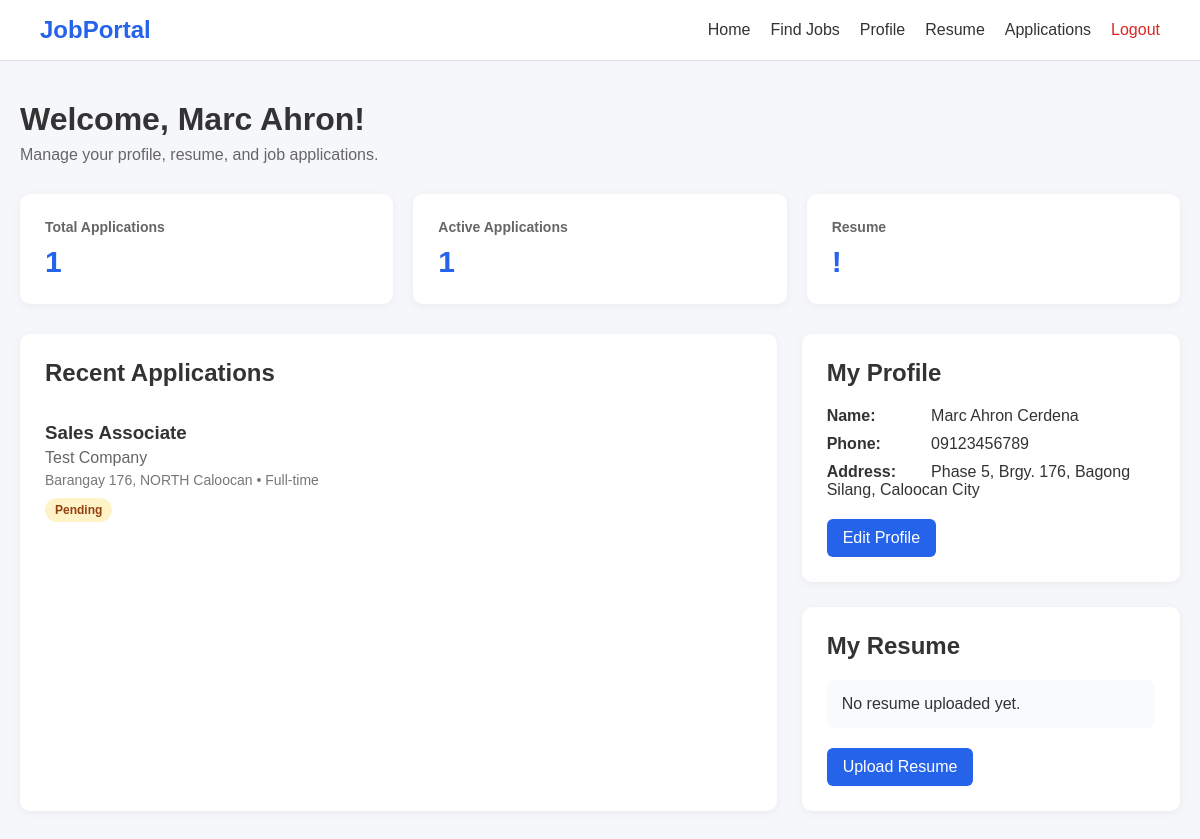
The app's page /c_jobs/applicant/dashboard.php (signed in), older data.
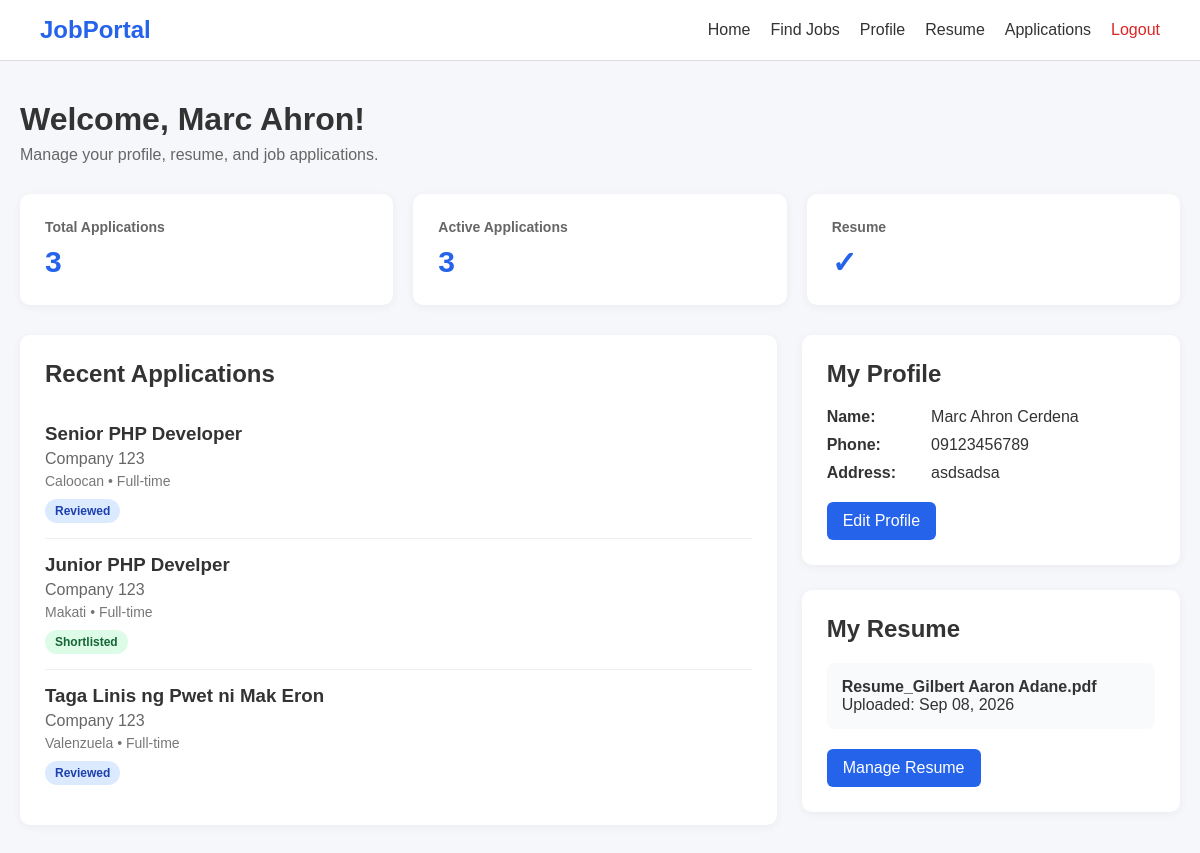
The same page, newer data.
### tables this page shows
CREATE TABLE `applications` (
  `id` int(10) UNSIGNED NOT NULL,
  `job_id` int(10) UNSIGNED NOT NULL,
  `applicant_id` int(10) UNSIGNED NOT NULL,
  `resume_id` int(10) UNSIGNED DEFAULT NULL,
  `cover_letter` text DEFAULT NULL,
  `status` enum('pending','reviewed','shortlisted','rejected','hired') NOT NULL DEFAULT 'pending',
  `applied_at` timestamp NOT NULL DEFAULT current_timestamp(),
  `updated_at` timestamp NOT NULL DEFAULT current_timestamp() ON UPDATE current_timestamp()
);

CREATE TABLE `jobs` (
  `id` int(10) UNSIGNED NOT NULL,
  `employer_id` int(10) UNSIGNED NOT NULL,
  `job_title` varchar(255) NOT NULL,
  `description` text NOT NULL,
  `requirements` text DEFAULT NULL,
  `location` varchar(255) DEFAULT NULL,
  `employment_type` enum('Full-time','Part-time','Contract','Internship','Freelance') NOT NULL DEFAULT 'Full-time',
  `salary_min` decimal(12,2) DEFAULT NULL,
  `salary_max` decimal(12,2) DEFAULT NULL,
  `is_remote` tinyint(1) NOT NULL DEFAULT 0,
  `status` enum('pending','approved','rejected','closed') NOT NULL DEFAULT 'pending',
  `application_deadline` date DEFAULT NULL,
  `created_at` timestamp NOT NULL DEFAULT current_timestamp(),
  `updated_at` timestamp NOT NULL DEFAULT current_timestamp() ON UPDATE current_timestamp()
);

CREATE TABLE `employers` (
  `id` int(10) UNSIGNED NOT NULL,
  `user_id` int(10) UNSIGNED NOT NULL,
  `company_name` varchar(255) NOT NULL,
  `company_description` text DEFAULT NULL,
  `company_logo` varchar(255) DEFAULT NULL,
  `contact_person` varchar(150) DEFAULT NULL,
  `contact_number` varchar(50) DEFAULT NULL,
  `address` varchar(255) DEFAULT NULL,
  `created_at` timestamp NOT NULL DEFAULT current_timestamp(),
  `updated_at` timestamp NOT NULL DEFAULT current_timestamp() ON UPDATE current_timestamp()
);

CREATE TABLE `applicants` (
  `id` int(10) UNSIGNED NOT NULL,
  `user_id` int(10) UNSIGNED NOT NULL,
  `first_name` varchar(100) NOT NULL,
  `last_name` varchar(100) NOT NULL,
  `phone` varchar(50) DEFAULT NULL,
  `address` varchar(255) DEFAULT NULL,
  `profile_picture` varchar(255) DEFAULT NULL,
  `bio` text DEFAULT NULL,
  `created_at` timestamp NOT NULL DEFAULT current_timestamp(),
  `updated_at` timestamp NOT NULL DEFAULT current_timestamp() ON UPDATE current_timestamp()
);

CREATE TABLE `resumes` (
  `id` int(10) UNSIGNED NOT NULL,
  `applicant_id` int(10) UNSIGNED NOT NULL,
  `file_name` varchar(255) NOT NULL,
  `file_path` varchar(500) NOT NULL,
  `file_type` varchar(100) DEFAULT NULL,
  `uploaded_at` timestamp NOT NULL DEFAULT current_timestamp()
);

### c_jobs/applicant/dashboard.php (the view, shortened to what the changed rows need)
<?php
require_once "../config/database.php";
$userId = $_SESSION["user_id"];
$stmt = $pdo->prepare("
    SELECT
        a.id,
        a.first_name,
        a.last_name,
        a.phone,
        a.address,
        a.bio
    FROM applicants a
    WHERE a.user_id = ?
    LIMIT 1
");
$stmt->execute([$userId]);
$applicant = $stmt->fetch();
$applicantId = $applicant["id"];
$stmt = $pdo->prepare("
    SELECT COUNT(*)
    FROM applications
    WHERE applicant_id = ?
");
$stmt->execute([$applicantId]);
$totalApplications = $stmt->fetchColumn();
$stmt = $pdo->prepare("
    SELECT COUNT(*)
    FROM applications
    WHERE applicant_id = ?
    AND status IN ('pending', 'reviewed', 'shortlisted')
");
$stmt->execute([$applicantId]);
$activeApplications = $stmt->fetchColumn();
$stmt = $pdo->prepare("
    SELECT *
    FROM resumes
    WHERE applicant_id = ?
    ORDER BY uploaded_at DESC
    LIMIT 1
");
$stmt->execute([$applicantId]);
$resume = $stmt->fetch();
$stmt = $pdo->prepare("
    SELECT
        ap.id,
        ap.status,
        ap.applied_at,
        j.job_title,
        j.location,
        j.employment_type,
        e.company_name
    FROM applications ap
    INNER JOIN jobs j
        ON ap.job_id = j.id
    INNER JOIN employers e
        ON j.employer_id = e.id
    WHERE ap.applicant_id = ?
    ORDER BY ap.applied_at DESC
    LIMIT 5
");
$stmt->execute([$applicantId]);
$recentApplications = $stmt->fetchAll();
?>
<!DOCTYPE html>
<html lang="en">
<head>
</head>
<body>
<div class="container">
    <div class="welcome">
        <h1>
            Welcome, <?= htmlspecialchars($applicant["first_name"]) ?>!
        </h1>
        <p>
            Manage your profile, resume, and job applications.
        </p>
    </div>
    <div class="stats">
        <div class="stat-card">
            <h3>Total Applications</h3>
            <div class="stat-number">
                <?= $totalApplications ?>
            </div>
        </div>
        <div class="stat-card">
            <h3>Active Applications</h3>
            <div class="stat-number">
                <?= $activeApplications ?>
            </div>
        </div>
        <div class="stat-card">
            <h3>Resume</h3>
            <div class="stat-number">
                <?= $resume ? "✓" : "!" ?>
            </div>
        </div>
    </div>
    <div class="content-grid">
        <div class="card">
            <h2>Recent Applications</h2>
            <?php if (count($recentApplications) > 0): ?>
                <?php foreach ($recentApplications as $application): ?>
                    <div class="application">
                        <h3>
                            <?= htmlspecialchars($application["job_title"]) ?>
                        </h3>
                        <div class="company">
                            <?= htmlspecialchars($application["company_name"]) ?>
                        </div>
                        <div class="details">
                            <?= htmlspecialchars($application["location"] ?? "Not specified") ?>
                            •
                            <?= htmlspecialchars($application["employment_type"]) ?>
                        </div>
                        <span class="status <?= htmlspecialchars($application["status"]) ?>">
                            <?= ucfirst(htmlspecialchars($application["status"])) ?>
                        </span>
                    </div>
                <?php endforeach; ?>
            <?php endif; ?>
        </div>
        <div>
            <div class="card">
                <h2>My Profile</h2>
                <div class="profile-info">
                    <p>
                        <strong>Name:</strong>
                        <?= htmlspecialchars(
                            $applicant["first_name"] . " " . $applicant["last_name"]
                        ) ?>
                    </p>
                    <p>
                        <strong>Phone:</strong>
                        <?= htmlspecialchars($applicant["phone"] ?? "Not provided") ?>
                    </p>
                    <p>
                        <strong>Address:</strong>
                        <?= htmlspecialchars($applicant["address"] ?? "Not provided") ?>
                    </p>
                </div>
            </div>
            <div class="card">
                <h2>My Resume</h2>
                <?php if ($resume): ?>
                    <div class="resume-status">
                        <strong>
                            <?= htmlspecialchars($resume["file_name"]) ?>
                        </strong>
                        <br>
                        Uploaded:
                        <?= date("M d, Y", strtotime($resume["uploaded_at"])) ?>
                    </div>
                <?php else: ?>
                    <div class="resume-status">
                        No resume uploaded yet.
                    </div>
                <?php endif; ?>
                <a href="resume.php" class="btn">
                    <?= $resume ? "Manage Resume" : "Upload Resume" ?>
                </a>
            </div>
        </div>
    </div>
</div>
</body>
</html>

Row changes from the older to the newer data that the page shows:
removed applications: job.job_title "Sales Associate", employers.company_name "Test Company", job.location "Barangay 176, NORTH Caloocan", job.employment_type "Full-time", status "Pending"
changed applicants "Marc Ahron": address "Phase 5, Brgy. 176, Bagong Silang, Caloocan City" → "asdsadsa"
added applications: job.job_title "Senior PHP Developer", employers.company_name "Company 123", job.location "Caloocan", job.employment_type "Full-time", status "Reviewed"
added applications: job.job_title "Junior PHP Develper", employers.company_name "Company 123", job.location "Makati", job.employment_type "Full-time", status "Shortlisted"
added applications: job.job_title "Taga Linis ng Pwet ni Mak Eron", employers.company_name "Company 123", job.location "Valenzuela", job.employment_type "Full-time", status "Reviewed"
added resumes: file_name "Resume_Gilbert Aaron Adane.pdf", uploaded_at "Sep 08, 2026"
Text that changed along with them:
$totalApplications: "1" → "3"
$activeApplications: "1" → "3"
text no longer shown: "! No resume uploaded yet. Upload Resume"
text now shown: "✓ Uploaded: Manage Resume"
